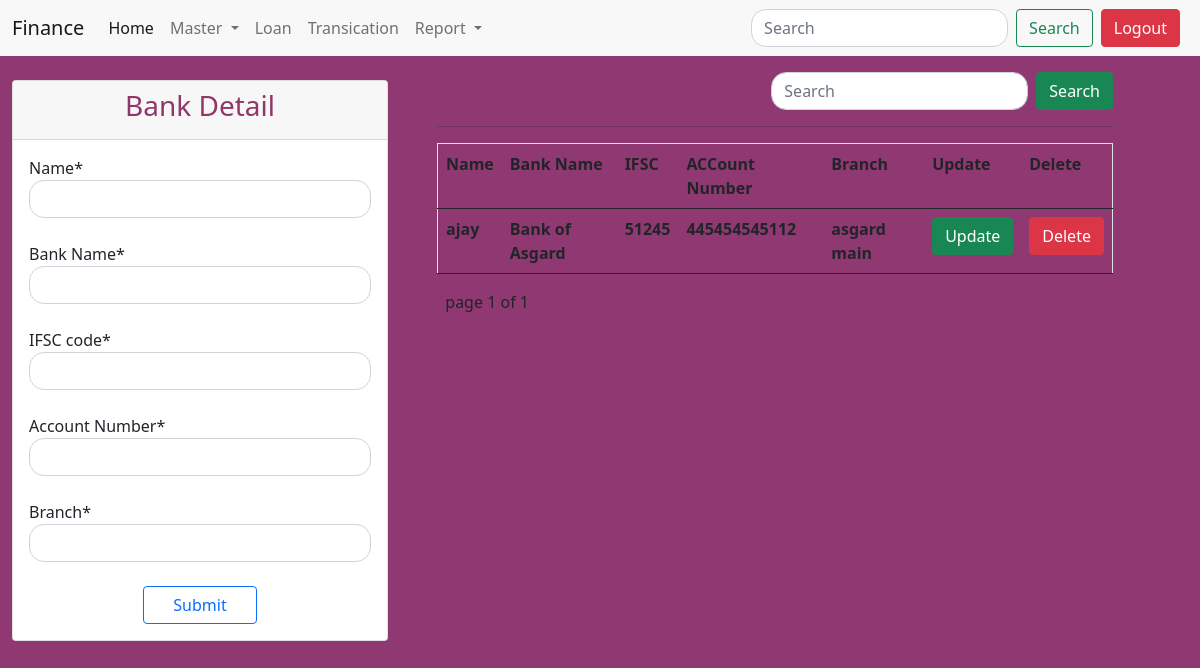
The page /bankdetail/ (signed in) on the database its author committed.
### finance/models.py (models this page shows)
class bankdetailModel(models.Model):
    profileId = models.ForeignKey(signupModel,on_delete=models.CASCADE,default=1)
    name = models.CharField(max_length=90)
    bankName = models.CharField(max_length=90)
    ifscCode = models.CharField(max_length=50)
    accountNumber = models.IntegerField()
    branch = models.CharField(max_length=50)

### finance/forms.py
class bankdetailForm(forms.ModelForm):
    class Meta:
        model = bankdetailModel
        fields = '__all__'

### finance/models.py (called while the page is built)
    def __str__(self):
        return self.email

### finance/views.py (called while the page is built)
def getsessionEmail(email):
    getId=None
    try:
        getId = signupModel.objects.get(email=email)
    except:
        pass
    print(getId)
    return getId

### templates/finance/bankdetail.html (shortened to what this page needs)
{% extends 'finance/homebase.html' %}
{% load static %}
{% block home_body_block %}
<div class="container-fluid">
    <div class="row">
        <div class="col-lg-4 mt-4">
            <div class="card">
                <div class="card-header text-center">
                    <h3 class="cardheader">Bank Detail</h3>
                </div>
                <div class="card-body ">
                    <form method="POST" class="form" id="idform" >
                        <div class="form-group">
                            <label>Name<span>*</span></label>
                            <input type="text" class="form-control" name="name" id="idName" value="{{updatedetail.name}}" >
                        </div> <br>
                        <div class="form-group">
                            <label>Bank Name<span>*</span></label>
                            <input type="text" class="form-control" name="bankName" id="idBankName" value="{{updatedetail.bankName}}" >
                        </div> <br>
                        <div class="form-group">
                            <label>IFSC code<span>*</span></label>
                            <input type="text" class="form-control" name="ifscCode" id="idifscCode" value="{{updatedetail.ifscCode}}" >
                        </div> <br>
                        <div class="form-group">
                            <label>Account Number<span>*</span></label>
                            <input type="number" class="form-control" name="accountNumber" id="idaccountNumber" value="{{updatedetail.accountNumber}}" >
                        </div> <br>
                        <div class="form-group">
                            <label>Branch<span>*</span></label>
                            <input type="text" class="form-control" name="branch" id="idBranch" value="{{updatedetail.branch}}" >
                        </div> <br>
                        <div class="d-grid gap-2 col-4 mx-auto">
                            <button type="submit" id="submitval" onclick="validate()" class="btn  btn-outline-primary ">Submit</button>
                        </div>
                    </form>
                </div>
            </div>
        </div>
        <div class="col-lg-7 mt-3">
            <div class="row">
                <div class="col-lg-12">
                    <form class="d-flex float-end">
                        <input class="form-control me-2" type="search" name="searchName" placeholder="Search" aria-label="Search">
                        <button class="btn btn-success" type="submit">Search</button>
                    </form>
                </div>
            </div>
            <hr>
            <table class="table table-hover fw-bold border border-bottom-0 text-dark">
                <th>Name</th>
                <th>Bank Name</th>
                <th>IFSC</th>
                <th>ACCount Number</th>
                <th>Branch</th>
                <th>Update</th>
                <th>Delete</th>
                {% for bankdata in bankdetaildata%}
                <tr class="">
                    <td>{{bankdata.name}}</td>
                    <td>{{bankdata.bankName}}</td>
                    <td>{{bankdata.ifscCode}}</td>
                    <td>{{bankdata.accountNumber}}</td>
                    <td>{{bankdata.branch}}</td>
                    <td><a href="/bankdetailupdate/{{bankdata.id}}" class="btn btn-success">Update</a> </td>
                    <td><a href="/deletedetail/{{bankdata.id}}" class="btn btn-danger">Delete</a> </td>
                </tr>
                {% endfor %}
              </table>
            {%include 'finance/paginator.html' with page=bankdetaildata %}
        </div>
    </div>
</div>
{% endblock %}

### static/css/mycss/test.css (style rules this page uses)
body { background-color: #8f3872; }
.cardheader { color: #903769; }
.form-control { border-radius: 15px; }

### rows shown on the page
bankdetailModel: name "ajay", bankName "Bank of Asgard", ifscCode "51245", accountNumber "445454545112", branch "asgard main"

### other values the page prints
{{ page.number }} "1"
{{ page.paginator.num_pages }} "1"
